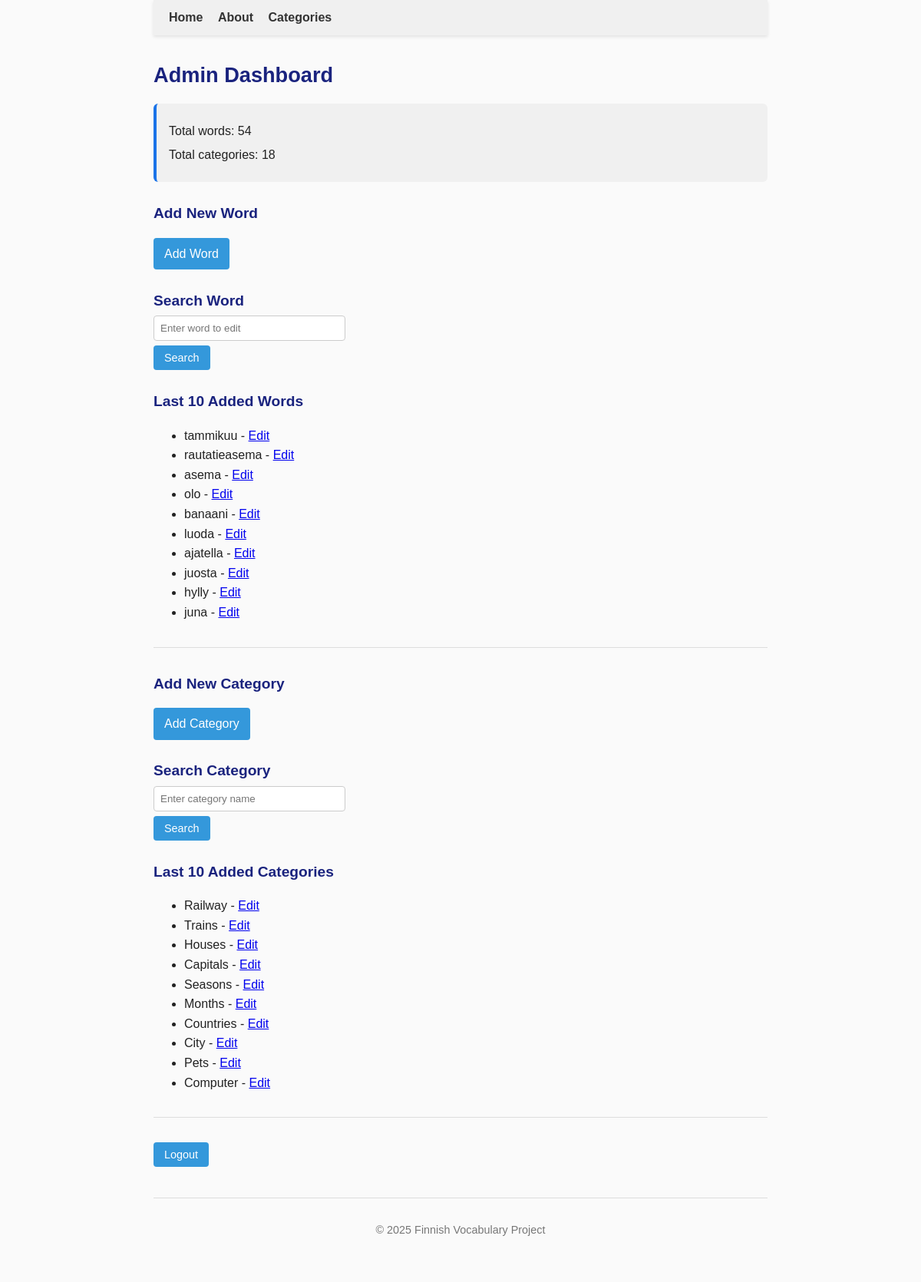
Before: /admin (signed in) with the older database file.
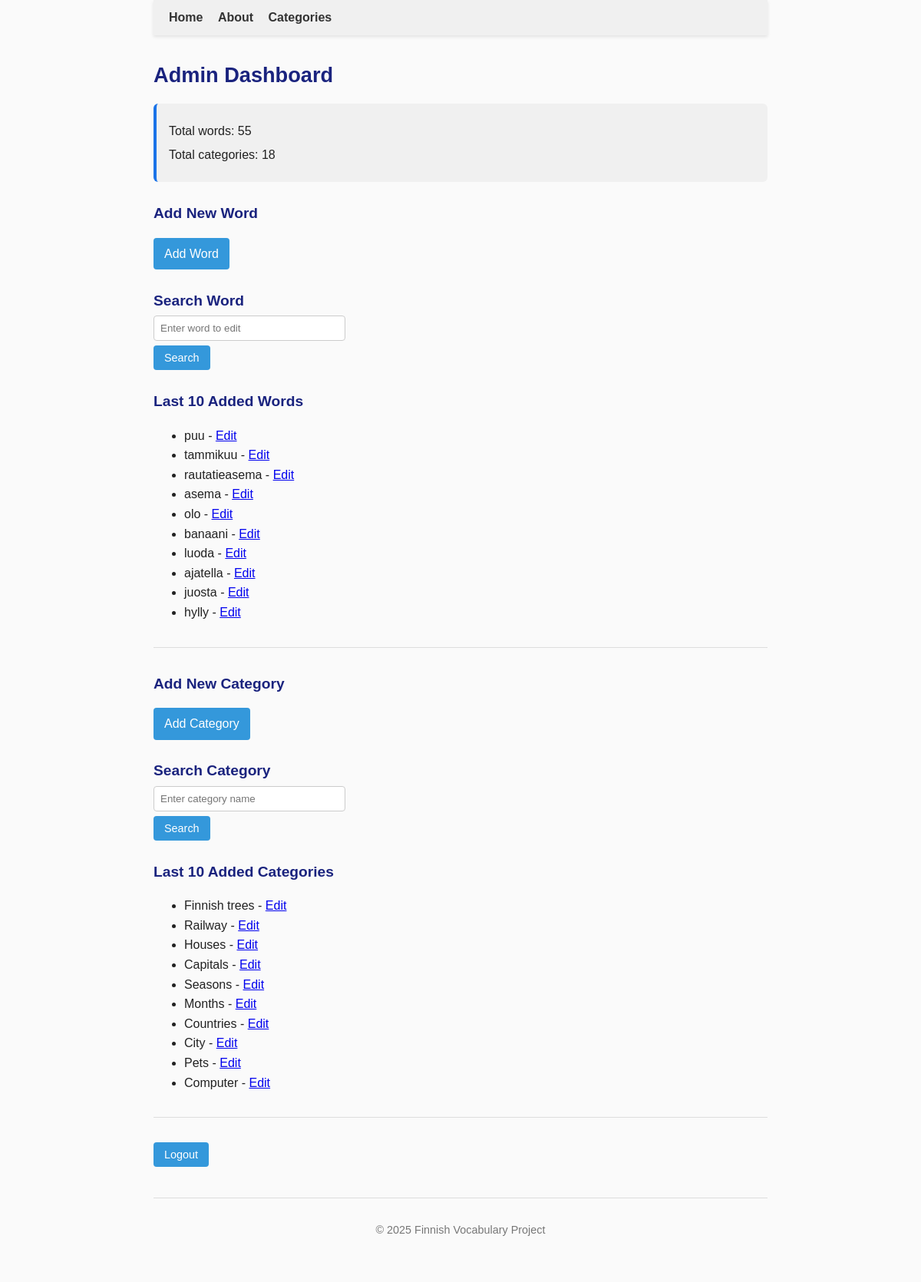
After: the same page with the newer database file.
### tables this page shows
CREATE TABLE words (
        id INTEGER PRIMARY KEY,
        word TEXT UNIQUE NOT NULL,
        pos_id INTEGER REFERENCES parts_of_speech(id)
    , created_at TEXT, updated_at TEXT, language_code TEXT DEFAULT 'fi');

CREATE TABLE categories (
    id INTEGER PRIMARY KEY,
    name TEXT NOT NULL UNIQUE,
    parent_id INTEGER REFERENCES categories(id)
, description TEXT);

### app.py (the view)
@app.route("/admin")
@admin_required
def admin_dashboard():
    conn = sqlite3.connect("finnish.db")
    conn.row_factory = sqlite3.Row
    cur = conn.cursor()
    cur.execute("SELECT COUNT(*) as count FROM words")
    total_words = cur.fetchone()["count"]
    cur.execute("SELECT COUNT(*) as count FROM categories")
    total_categories = cur.fetchone()["count"]
    cur.execute("SELECT word, id FROM words ORDER BY id DESC LIMIT 10")
    recent_words = cur.fetchall()
    cur.execute("SELECT name, id FROM categories ORDER BY id DESC LIMIT 10")
    recent_categories = cur.fetchall()
    conn.close()
    return render_template(
        "admin_dashboard.html",
        total_words=total_words,
        total_categories=total_categories,
        recent_words=recent_words,
        recent_categories=recent_categories
    )

### app.py (called while the page is built)
def admin_required(f):
    @wraps(f)
    def decorated_function(*args, **kwargs):
        if not session.get('admin_logged_in'):
            flash("Admin login required.", "warning")
            return redirect(url_for('login'))
        return f(*args, **kwargs)
    return decorated_function

### templates/admin_dashboard.html
{% extends "base.html" %}
{% block content %}
<h2>Admin Dashboard</h2>
<div class="admin-summary">
    <p>Total words: {{ total_words }}</p>
    <p>Total categories: {{ total_categories }}</p>
</div>
<h4>Add New Word</h4>
<p>
    <a href="{{ url_for('admin_add_word') }}" class="admin-btn">Add Word</a>
</p>
<h4>Search Word</h4>
<form method="get" action="{{ url_for('admin_edit_word_search') }}">
    <input type="text" name="word_query" placeholder="Enter word to edit" class="admin-input" required>
    <button type="submit" class="admin-btn">Search</button>
</form>
<h4>Last 10 Added Words</h4>
<ul>
    {% for w in recent_words %}
        <li>
            {{ w['word'] }} -
            <a href="{{ url_for('admin_edit_word', word_id=w['id']) }}">Edit</a>
        </li>
    {% endfor %}
</ul>
<hr>
<h4>Add New Category</h4>
<p>
    <a href="{{ url_for('admin_add_category') }}" class="admin-btn">Add Category</a>
</p>
<h4>Search Category</h4>
<form method="get" action="{{ url_for('admin_search_category') }}">
    <input type="text" name="query" placeholder="Enter category name" class="admin-input">
    <button type="submit" class="admin-btn">Search</button>
</form>
<h4>Last 10 Added Categories</h4>
<ul>
    {% for c in recent_categories %}
        <li>
            {{ c['name'] }} -
            <a href="{{ url_for('admin_edit_category', category_id=c['id']) }}">Edit</a>
        </li>
    {% endfor %}
</ul>
<hr>
<form method="get" action="{{ url_for('logout') }}">
    <button type="submit" class="admin-btn">Logout</button>
</form>
{% endblock %}

### templates/base.html (shortened to what this page needs)
<!DOCTYPE html>
<html lang="en">
<head>
    <link rel="stylesheet" href="{{ url_for('static', filename='style.css') }}">
</head>
<body>
    <header>
        <nav>
            <a href="{{ url_for('home') }}">Home</a>
            <a href="{{ url_for('about') }}">About</a>
            <a href="{{ url_for('categories') }}">Categories</a>
        </nav>
    </header>
    <main>
        {% block content %}{% endblock %}
    </main>
    <footer>
        <p>&copy; 2025 Finnish Vocabulary Project</p>
    </footer>
</body>
</html>

### static/style.css (style rules this page uses)
body { font-family: Arial, sans-serif; max-width: 800px; margin: 0 auto; line-height: 1.6; color: #222; background-color: #fafafa; padding: 0 20px 40px 20px; }
header { background-color: #f0f0f0; padding: 10px 20px; margin-bottom: 30px; box-shadow: 0 2px 4px rgba(0, 0, 0, 0.1); }
nav { max-width: 800px; margin: auto; }
nav a { text-decoration: none; color: #333; margin-right: 15px; font-weight: bold; }
main { max-width: 800px; margin: auto; }
h2 { font-size: 1.7em; color: #1a237e; margin-bottom: 0.2em; }
h4 { font-size: 1.2em; color: #1a237e; margin-bottom: 0.2em; }
footer { text-align: center; padding: 15px; margin-top: 40px; font-size: 0.9em; color: #777; border-top: 1px solid #ddd; }
hr { border: none; border-top: 1px solid #ddd; margin: 2em 0; }
.admin-summary { margin: 1em 0; padding: 1em; background-color: #f0f0f0; border-left: 4px solid #1a73e8; border-radius: 6px; }
.admin-summary p { margin: 0.4em 0; }
button { background-color: #1a73e8; color: white; border: none; padding: 5px 10px; border-radius: 4px; cursor: pointer; font-size: 0.9em; transition: background-color 0.2s; }
.admin-input, .admin-select { width: 100%; padding: 6px 8px; border: 1px solid #ccc; border-radius: 4px; box-sizing: border-box; margin-bottom: 0.5em; }
.admin-btn { background-color: #3498db; color: white; border: none; border-radius: 4px; padding: 8px 14px; text-decoration: none; cursor: pointer; font-weight: 500; display: inline-block; transition: background-color 0.2s; }
.admin-input { padding: 8px; width: 250px; border-radius: 4px; border: 1px solid #ccc; display: block; margin-bottom: 6px; }

Changed rows visible on the page:
no longer on this page (row unchanged): words: word "juna"
removed categories: name "Trains"
added words: word "puu"
added categories: name "Finnish trees"
Other visible differences:
{{ total_words }}: "54" → "55"
